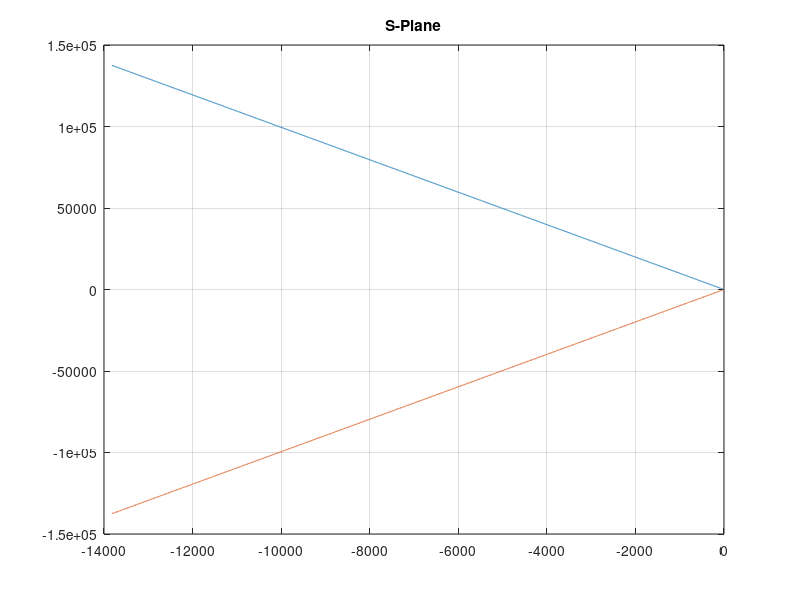
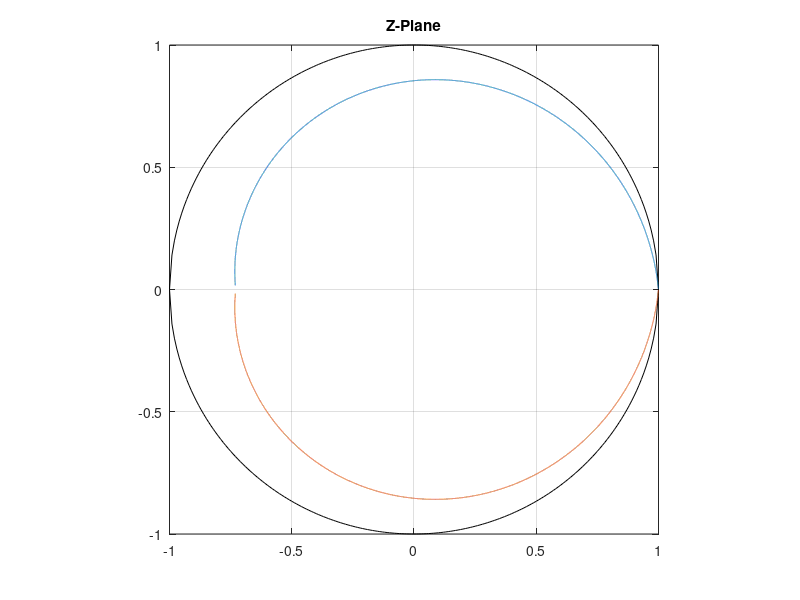

MATLAB code for these plots, in order:
%spencer jackson
% zpmapping.m - visualizes the effects of sampling by plotting poles/loci from varying parameters in an analog 2 pole resonant filter and mapping the locus to the z plane


%inputs
cutoff = 12000;
cutoff = 20:1:22000; %filter frequency hz (sweep)
damp = .001:.001:1; %damping factor
damp = .1
fs = 44100; %sampling rate hz

%magic
zeta = damp;
omega = 2*pi*cutoff;

% omega^2/(s^2 + 2*zeta*omega + omega^2)
R = -omega*zeta; %real part
I = omega*sqrt(1-zeta.^2); %imaginary

figure(1)
plot(R,I,R,-I);
title("S-Plane")
grid on

%map to z plane z=exp(sT)
g = exp(R/fs);
Rz = g.*cos(I/fs);
Iz = g.*sin(I/fs);
figure(2)
x = -1:.01:1;
y = sqrt(1-x.^2);
plot(x,y,'k',x,-y,'k',Rz,Iz,Rz,-Iz);
title("Z-Plane")
axis("square")
grid on


%next step:
% look at effect of approximations for that mapping
